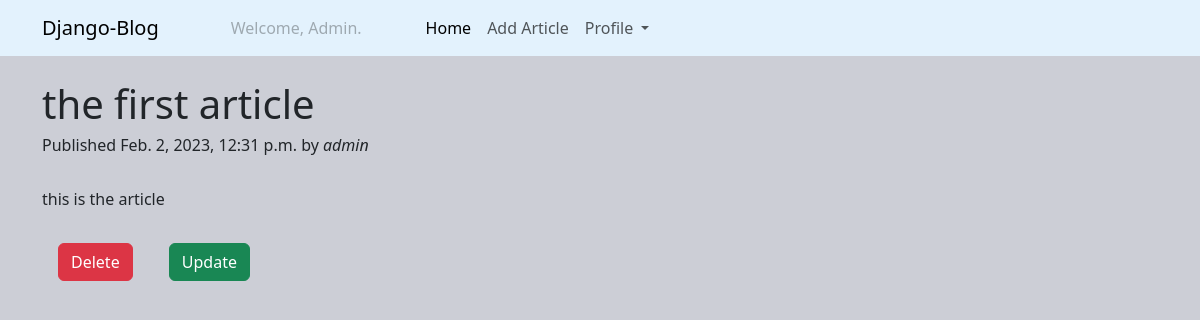
The app's page /articles/the-first-article/ (signed in) with its own data.
### articles/models.py (models this page shows, shortened)
class Article(models.Model):
    title = models.CharField(max_length=200)
    description = models.TextField()
    slug = models.SlugField(max_length=100, unique=True)
    published = models.DateTimeField (auto_now_add=True)
    author = models.ForeignKey(User, on_delete=models.CASCADE)

### articles/views.py (the view)
# urls.py: path('articles/<slug:slug>/', article_details, name='article_details'),
def article_details(request, slug):
    article = get_object_or_404(Article, slug=slug)
    return render(request, 'details.html', {'article':article})

### articles/templates/details.html (shortened to what this page needs)
{% extends 'base.html' %}
{% block body %}
    <div class="container mt-4">
        <h1>{{article.title}}</h1>
        <h6>Published {{article.published}} by <i>{{article.author}}</i></h6>
        <br>
        <p>{{article.description}}</p>
        {% if request.user == article.author %}
        <a class="btn btn-danger mx-3 mt-3" href="{% url 'delete_article' article.slug %}">Delete</a>
        <a class="btn btn-success mx-3 mt-3" href="{% url 'update_article' article.slug %}">Update</a>
        {% endif %}
    </div>
{% endblock body %}

### articles/templates/navbar.html (shortened to what this page needs)
<nav class="navbar navbar-expand-lg" style="background-color: #e3f2fd;">
    <div class="container">
      <a class="navbar-brand" href="{% url 'article_list' %}">Django-Blog</a>
      <div class="collapse navbar-collapse" id="navbarNavDropdown">
        <ul class="navbar-nav">
            {% if request.user.is_authenticated %}
            <li class="nav-item mx-5">
                <a class="nav-link disabled">Welcome, {{request.user.username | title}}.</a>
            </li>
            <li class="nav-item">
                <a class="nav-link active" aria-current="page" href="{% url 'article_list' %}">Home</a>
            </li>
            <li class="nav-item">
                <a class="nav-link" href="{% url 'article_form' %}">Add Article</a>
            </li>
            <li class="nav-item dropdown">
                <a class="nav-link dropdown-toggle" href="#" role="button" data-bs-toggle="dropdown" aria-expanded="false">
                Profile
                </a>
            </li>
            {% endif %}
        </ul>
      </div>
    </div>
  </nav>

### articles/static/css/index.css (style rules this page uses)
body { background: #ccced6; }

### records on screen
Article: title "the first article", published "Feb. 2, 2023, 12:31 p.m.", author "admin", description "this is the article"

### other values on screen
{{ request.user.username | title }} "Admin"
